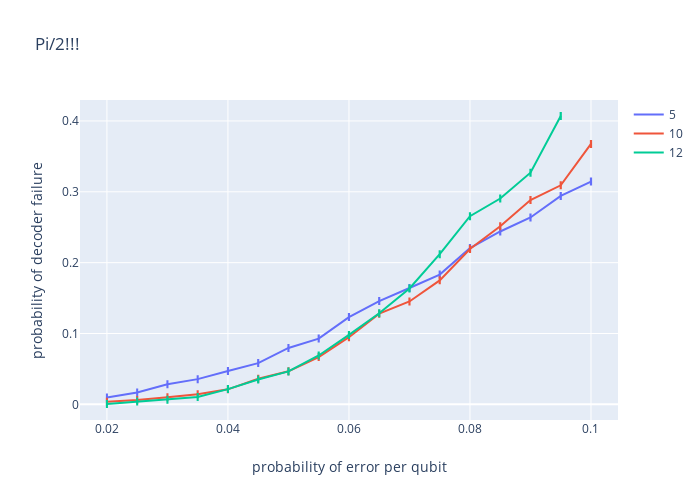

Notebook code cell kept with this figure:
### Code cell
# Try for (6): (4,2), for (9): (6,3) and for (12): (8,4)
# Pi/4 rotation, reproduce Kovalev?

def plot_plotly_select(x, y_range, d_range, title):
    fig = go.Figure()
    for d in d_range:
        fig.add_trace(go.Scatter(x=x, y=y[d], mode='lines', name=d,
                                
                        error_x=dict(
            type='data',
            array=error,
         visible=True)))
    fig.update_layout(autosize=False,
    width=700,
    height=500,
    title=title,
    xaxis_title='probability of error per qubit',
    yaxis_title='probability of decoder failure',)
    return fig

x = list(np.arange(0.02, 0.12, 0.005))
y = {
(5): [0.0098, 0.0168, 0.0284, 0.0356, 0.0472, 0.0582, 0.0796, 0.0928, 0.1232, 0.1458, 0.1642, 0.1832, 0.2206, 0.244, 0.2638, 0.2942, 0.3144],
(10): [0.0036, 0.006, 0.01, 0.0142, 0.0212, 0.0362, 0.0466, 0.0668, 0.0948, 0.128, 0.1452, 0.175, 0.2192, 0.2514, 0.2884, 0.3092, 0.3676],
(12): [0.0005, 0.004, 0.0065, 0.0105, 0.0215, 0.035, 0.0465, 0.069, 0.098, 0.1285, 0.1635, 0.212, 0.2655, 0.2905, 0.327, 0.407]}

error = []
for val in x:
    error.append(val*(1-val)/5000)
error

plot_plotly_select(x, y, [5,10,12], 'Pi/2!!!')

### Figure 1 — Plotly figure (JSON) as saved in the notebook; plotly's stock layout.template omitted (floating-point values rounded to 4 significant figures)
{"data": [{"error_x": {"array": [3.92e-06, 4.875e-06, 5.82e-06, 6.755e-06, 7.68e-06, 8.595e-06, 9.5e-06, 1.04e-05, 1.128e-05, 1.216e-05, 1.302e-05, 1.388e-05, 1.472e-05, 1.556e-05, 1.638e-05, 1.72e-05, 1.8e-05, 1.88e-05, 1.958e-05, 2.036e-05], "type": "data", "visible": true}, "mode": "lines", "name": "5", "type": "scatter", "x": [0.02, 0.025, 0.03, 0.035, 0.04, 0.045, 0.05, 0.055, 0.06, 0.065, 0.07, 0.075, 0.08, 0.085, 0.09, 0.095, 0.1, 0.105, 0.11, 0.115], "y": [0.0098, 0.0168, 0.0284, 0.0356, 0.0472, 0.0582, 0.0796, 0.0928, 0.1232, 0.1458, 0.1642, 0.1832, 0.2206, 0.244, 0.2638, 0.2942, 0.3144]}, {"error_x": {"array": [3.92e-06, 4.875e-06, 5.82e-06, 6.755e-06, 7.68e-06, 8.595e-06, 9.5e-06, 1.04e-05, 1.128e-05, 1.216e-05, 1.302e-05, 1.388e-05, 1.472e-05, 1.556e-05, 1.638e-05, 1.72e-05, 1.8e-05, 1.88e-05, 1.958e-05, 2.036e-05], "type": "data", "visible": true}, "mode": "lines", "name": "10", "type": "scatter", "x": [0.02, 0.025, 0.03, 0.035, 0.04, 0.045, 0.05, 0.055, 0.06, 0.065, 0.07, 0.075, 0.08, 0.085, 0.09, 0.095, 0.1, 0.105, 0.11, 0.115], "y": [0.0036, 0.006, 0.01, 0.0142, 0.0212, 0.0362, 0.0466, 0.0668, 0.0948, 0.128, 0.1452, 0.175, 0.2192, 0.2514, 0.2884, 0.3092, 0.3676]}, {"error_x": {"array": [3.92e-06, 4.875e-06, 5.82e-06, 6.755e-06, 7.68e-06, 8.595e-06, 9.5e-06, 1.04e-05, 1.128e-05, 1.216e-05, 1.302e-05, 1.388e-05, 1.472e-05, 1.556e-05, 1.638e-05, 1.72e-05, 1.8e-05, 1.88e-05, 1.958e-05, 2.036e-05], "type": "data", "visible": true}, "mode": "lines", "name": "12", "type": "scatter", "x": [0.02, 0.025, 0.03, 0.035, 0.04, 0.045, 0.05, 0.055, 0.06, 0.065, 0.07, 0.075, 0.08, 0.085, 0.09, 0.095, 0.1, 0.105, 0.11, 0.115], "y": [0.0005, 0.004, 0.0065, 0.0105, 0.0215, 0.035, 0.0465, 0.069, 0.098, 0.1285, 0.1635, 0.212, 0.2655, 0.2905, 0.327, 0.407]}], "layout": {"autosize": false, "height": 500, "title": {"text": "Pi/2!!!"}, "width": 700, "xaxis": {"title": {"text": "probability of error per qubit"}}, "yaxis": {"title": {"text": "probability of decoder failure"}}}}
